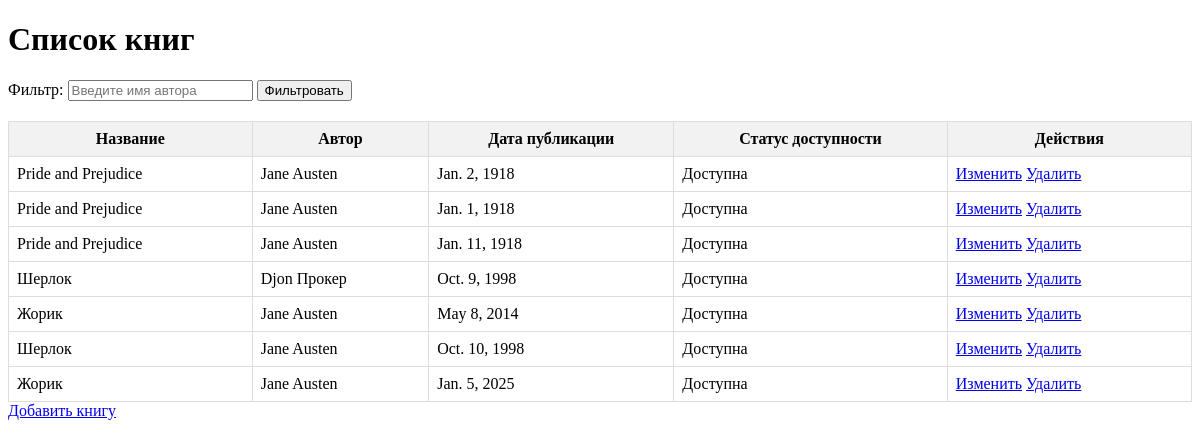
The page /books/ on the database its author committed.
### books/models.py (models this page shows, shortened)
class Book(models.Model):
    title = models.CharField(max_length=200)
    author = models.ForeignKey(Author, on_delete=models.CASCADE, related_name='books')
    published_date = models.DateField(null=True, blank=True)
    is_available = models.BooleanField(default=True)

class Author(models.Model):
    first_name = models.CharField(max_length=100)
    last_name = models.CharField(max_length=100)
    def __str__(self):
        return f"{self.first_name} {self.last_name}"

### books/views.py (the view)
# urls.py: path('', BookListView.as_view(), name='book_list'),
class BookListView(ListView):
    model = Book
    template_name = 'books/book_list.html'
    context_object_name = 'books'
    def get_queryset(self):
        queryset = super().get_queryset()
        author_filter = self.request.GET.get('author', '')
        if author_filter:
            queryset = queryset.filter(
                Q(author__first_name__icontains=author_filter) |
                Q(author__last_name__icontains=author_filter)
            )
        return queryset

### templates/books/book_list.html (shortened to what this page needs)
<!DOCTYPE html>
<html lang="ru">
<head>
</head>
<body>
    <h1>Список книг</h1>
    <form method="GET" action="" class="filter-form">
        <label for="author">Фильтр:</label>
        <input type="text" id="author" name="author" value="{{ request.GET.author }}" placeholder="Введите имя автора">
        <button type="submit">Фильтровать</button>
    </form>
    <table>
        <tr>
            <th>Название</th>
            <th>Автор</th>
            <th>Дата публикации</th>
            <th>Статус доступности</th>
            <th>Действия</th>
        </tr>
        {% for book in books %}
        <tr>
            <td>{{ book.title }}</td>
            <td>{{ book.author }}</td>
            <td>{{ book.published_date }}</td>
            <td>{{ book.is_available|yesno:"Доступна,Недоступна" }}</td>
            <td>
                <a href="{% url 'update_book' book.pk %}">Изменить</a>
                <a href="{% url 'delete_book' book.pk %}">Удалить</a>
            </td>
        </tr>
        {% empty %}
        <tr>
            <td colspan="5">Нет доступных книг.</td>
        </tr>
        {% endfor %}
    </table>
    <a href="{% url 'add_book' %}">Добавить книгу</a>
</body>
</html>

### templates/books/book_list.html (style rules this page uses)
table { width: 100%; border-collapse: collapse; }
th, td { border: 1px solid #ddd; padding: 8px; }
th { background-color: #f2f2f2; }
.filter-form { margin-bottom: 20px; }

### rows shown on the page
Book: title "Pride and Prejudice", author "Jane Austen", published_date "Jan. 2, 1918", is_available "Доступна"
Book: title "Pride and Prejudice", author "Jane Austen", published_date "Jan. 1, 1918", is_available "Доступна"
Book: title "Pride and Prejudice", author "Jane Austen", published_date "Jan. 11, 1918", is_available "Доступна"
Book: title "Шерлок", author "Djon Прокер", published_date "Oct. 9, 1998", is_available "Доступна"
Book: title "Жорик", author "Jane Austen", published_date "May 8, 2014", is_available "Доступна"
Book: title "Шерлок", author "Jane Austen", published_date "Oct. 10, 1998", is_available "Доступна"
Book: title "Жорик", author "Jane Austen", published_date "Jan. 5, 2025", is_available "Доступна"
